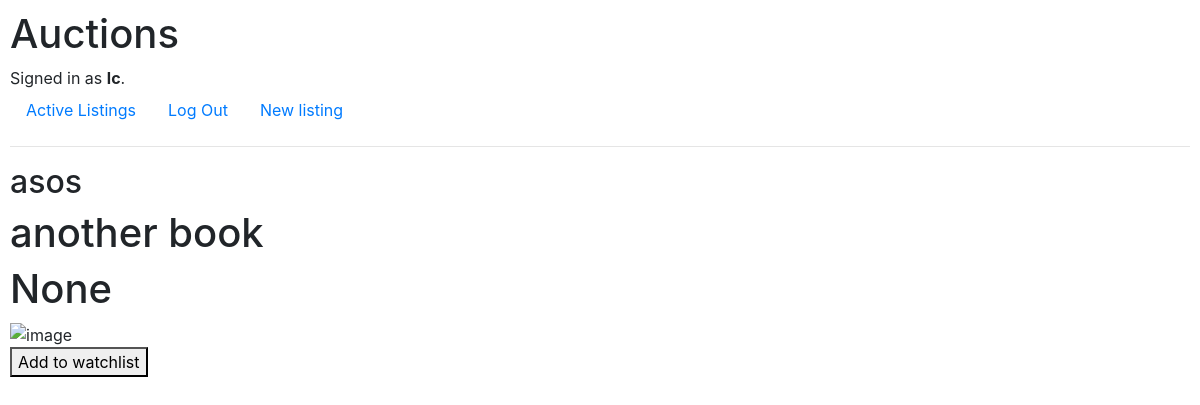
Screenshot of /listing/2 (signed in) with the database file from the repository.
### auctions/models.py (models this page shows, shortened)
class User(AbstractUser):
    pass

class Auction_listing(models.Model):
    title = models.CharField(max_length=20)
    author = models.ForeignKey(User, on_delete=models.CASCADE, related_name="author")
    description = models.CharField(max_length=100)
    starting_bid = models.FloatField()
    current_price = models.FloatField(null=True, blank=True)
    tag = models.CharField(max_length=10, null=True, blank=True, default='')
    image = models.URLField(blank=True, null=True)

### auctions/views.py (the view)
# urls.py: path("listing/<int:pk>", Listing.as_view(), name="listing-detail"),
class Listing(DetailView):
    model = Auction_listing
    template_name = 'auctions/listing.html'
    context_object_name = 'listing'
    def get_context_data(self, **kwargs):
            context = super().get_context_data(**kwargs)
            context['watchlist'] = Watchlist.objects.get(author=self.request.user)
            context['usuario'] = self.request.user
            return context

### auctions/templates/auctions/listing.html (shortened to what this page needs)
{% extends "auctions/layout.html" %} {% block body %}
<h2>{{ listing.title }}</h2>
<h1>{{ listing.description }}</h1>
<h1>{{ listing.current_price }}</h1>
<img src="{{ listing.image }}" alt="image">
{% if listing not in watchlist.auction_listing.all %}
<form action="{% url 'add_watchlist' listing.pk %}" method="POST">
  <button class="button add" type="submit">Add to watchlist</button>
</form>
{% else %}
<form action="{% url 'remove_watchlist' listing.pk %}" method="POST">
  {% csrf_token %}
  <button class="button remove" type="submit">Remove from watchlist</button>
</form>
{% endif %} {% endblock %}

### auctions/templates/auctions/layout.html (shortened to what this page needs)
{% load static %}
<!DOCTYPE html>
<html lang="en">
    <head>
        <link rel="stylesheet" href="https://stackpath.bootstrapcdn.com/bootstrap/4.4.1/css/bootstrap.min.css">
        <link href="{% static 'auctions/styles.css' %}" rel="stylesheet">
    </head>
    <body>
        <h1>Auctions</h1>
        <div>
            {% if user.is_authenticated %}
                Signed in as <strong>{{ user.username }}</strong>.
            {% else %}
                Not signed in.
            {% endif %}
        </div>
        <ul class="nav">
            <li class="nav-item">
                <a class="nav-link" href="{% url 'index' %}">Active Listings</a>
            </li>
            {% if user.is_authenticated %}
                <li class="nav-item">
                    <a class="nav-link" href="{% url 'logout' %}">Log Out</a>
                </li>
                <li class="nav-item">
                    <a class="nav-link" href="{% url 'new_listing' %}">New listing</a>
                </li>
            {% endif %}
        </ul>
        <hr>
        {% block body %}
        {% endblock %}
    </body>
</html>

### auctions/static/auctions/styles.css (style rules this page uses)
body { padding: 10px; }

### rows the page displays
User: username "lc"
Auction_listing: title "asos", description "another book", current_price "None"
